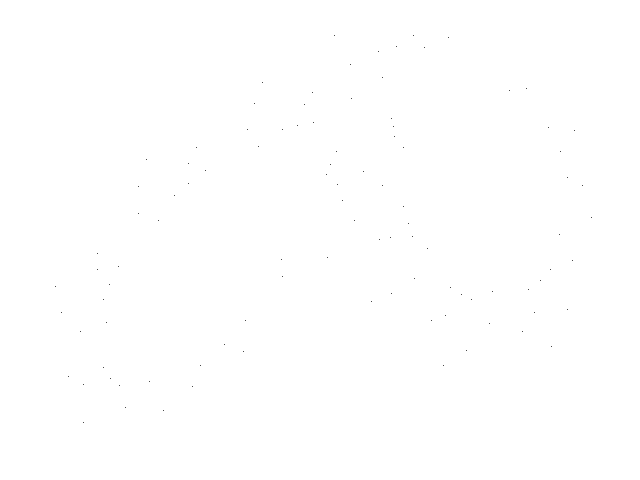
Frame 1 (no input)
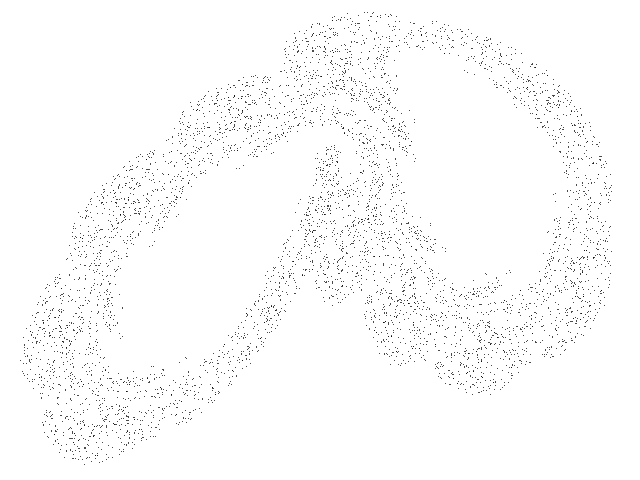
Frame 60 (the mouse pressed at the canvas centre just before this capture)
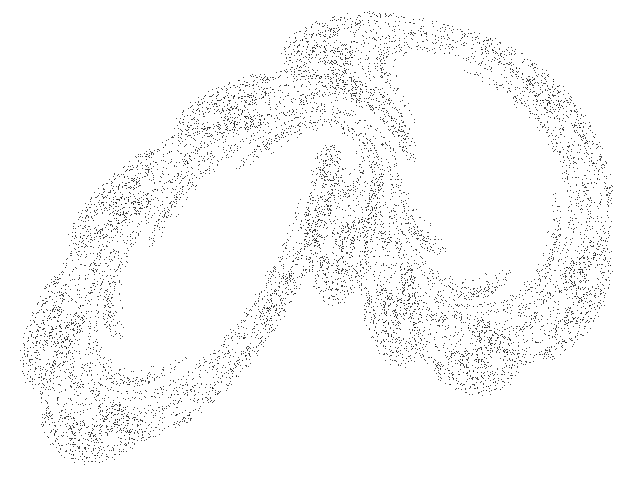
Frame 120 (the mouse held since frame 60 and released just before this capture)

The Processing sketch that drew these frames (run headless with seeded random() and noise(); from frame 60 on, the mouse is pressed at the canvas centre):

// Processing sketch: Horseshoe
// ── Horseshoe.pde
// Horseshoe chaotic map //


  float a = 0.9809966;
  float b = 0.19657558;
  float c = -1.3123202;
  float d = 0.98187745;
  float e = 0.71452355;
  float f = 0.02965593;

  float nx;
  float ny;
  
  
void setup() {
  
  size(640,480);
  background(255);
    
}


void draw() {
      
  for (int i=0;i<100;i++) {
    
    float tx = a*nx + b*ny + c;
    float ty = d*nx + e*ny + f;
    
    float a1 = atan2(tx, ty);
    float c1 = sin(a1);
    float c2 = cos(a1);
        
    nx = c1*tx - c2*ty;
    ny = c2*tx + c1*ty;

    point(330+(56*nx), 150+(43*ny));
        
  }

}
